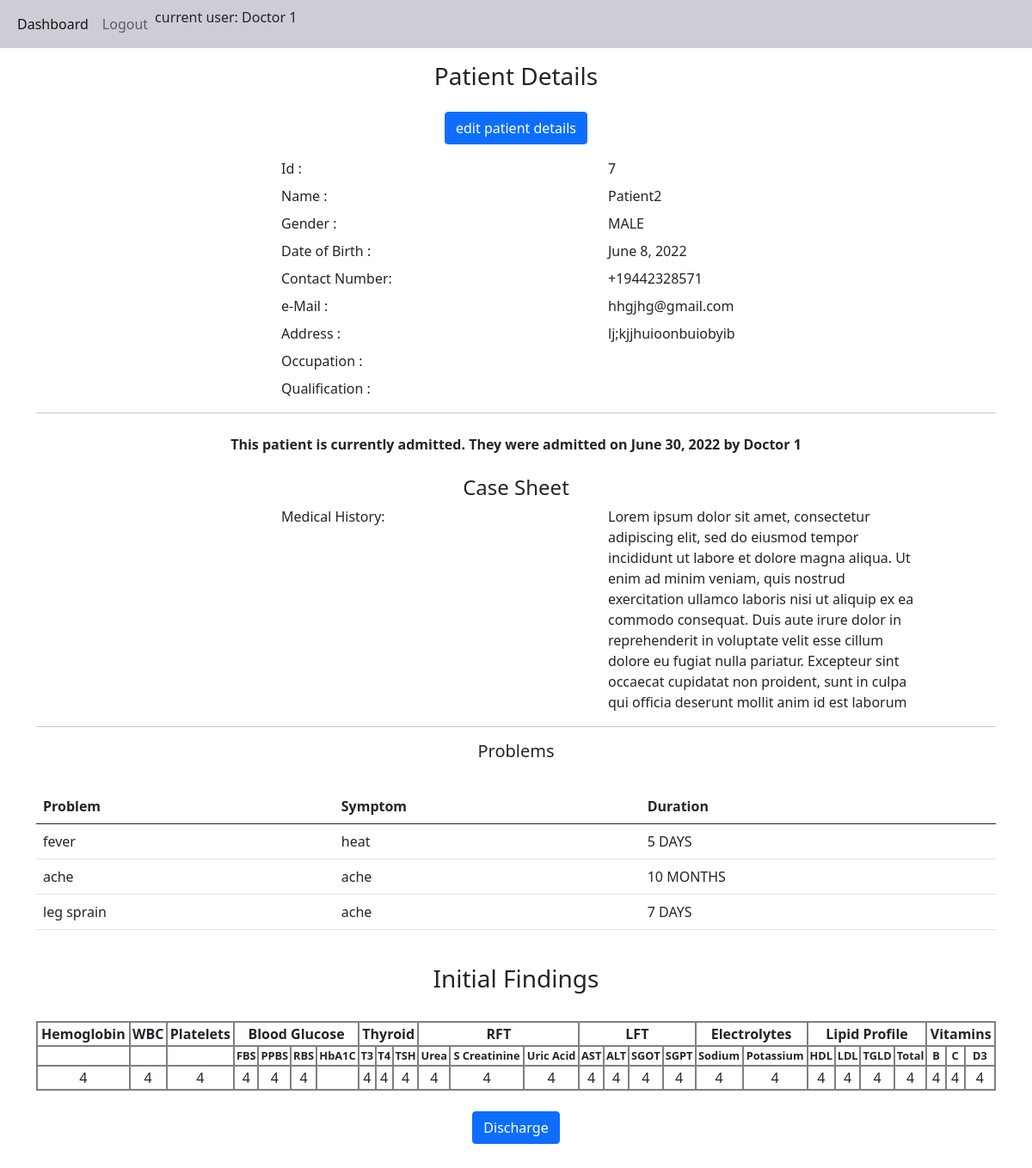
/patients/patient/7 (signed in), run on the app's committed database.
### patients/models.py (models this page shows, shortened)
class PatientDetail(models.Model):
    MALE = 'MALE'
    FEMALE = 'FEMALE'
    GENDER_CHOICES = [
        (MALE, "Male"),
        (FEMALE, "Female")
    ]
    patient_name = models.CharField(max_length=64)
    gender = models.CharField(max_length=8, choices=GENDER_CHOICES)
    date_of_birth = models.DateField()
    address = models.CharField(max_length=1024)
    contact_number = PhoneField(blank=False, null=False)
    email = models.EmailField(blank=True, null=True)
    qualification = models.CharField(max_length=32, blank=True)
    occupation = models.CharField(max_length=32, blank=True)
    def __str__(self):
        return self.patient_name
    def get_current_admission_detail(self):
        queryset = AdmissionDetail.objects.filter(patient=self).filter(discharge_detail=None)
        logger.debug(f'current admission details for user {self.patient_name} is {queryset}')
        if len(queryset) != 0:
            logger.debug('inside')
            return queryset[0]
        return None
    def is_admitted(self):
        if self.get_current_admission_detail() is None:
            return False
        return True
    def get_previous_admission_details(self):
        queryset = AdmissionDetail.objects.filter(patient=self).exclude(discharge_detail=None)
        logger.debug(f'previous admission details for user {self.patient_name} are {queryset}')
        if len(queryset) != 0:
            return queryset
        return None

class AdmissionDetail(models.Model):
    date_of_admission = models.DateField(default=datetime.date.today)
    doctor = models.ForeignKey(DoctorDetail, on_delete=models.DO_NOTHING, related_name='admission_detail')
    patient = models.ForeignKey(PatientDetail, on_delete=models.DO_NOTHING, related_name='admission_detail')
    def get_case_sheet(self):
        return CaseSheet.objects.get(admission_detail=self)
    def get_initial_findings(self):
        from vitals.models import InitialFindings
        initial_findings = None
        try:
            initial_findings = InitialFindings.objects.get(admission_detail=self)
        except InitialFindings.DoesNotExist:
            pass
        return initial_findings

class CaseSheet(models.Model):
    date = models.DateField()
    medical_history = models.CharField(max_length=2**16)
    admission_detail = models.OneToOneField(AdmissionDetail, on_delete=models.DO_NOTHING,
                                            related_name='case_sheet', null=False, blank=False)
    def get_sicknesses(self):
        return Sickness.objects.filter(case_sheet=self)

class Sickness(models.Model):
    DAYS = "DAYS"
    WEEKS = "WEEKS"
    MONTHS = "MONTHS"
    YEARS = "YEARS"
    DURATION_CHOICES = [
        (DAYS, "Days"),
        (WEEKS, "Weeks"),
        (MONTHS, "Months"),
        (YEARS, "Years")
    ]
    problem = models.CharField(max_length=2**14, blank=False)
    symptoms = models.CharField(max_length=2**14, blank=False)
    duration = models.IntegerField()
    duration_type = models.CharField(max_length=8, choices=DURATION_CHOICES)
    case_sheet = models.ForeignKey(CaseSheet, on_delete=models.DO_NOTHING)

### doctors/models.py (models this page shows, shortened)
class DoctorDetail(models.Model):
    auth_user = models.ForeignKey(User, on_delete=models.DO_NOTHING, related_name='doctor_detail')
    qualification = models.CharField(max_length=16)
    def __str__(self):
        return self.auth_user.first_name

### vitals/models.py (models this page shows)
class InitialFindings(models.Model):
    date = models.DateField(default=datetime.date.today)
    hemoglobin = models.IntegerField()
    wbc = models.IntegerField()
    platelets = models.IntegerField()
    blood_glucose = models.OneToOneField(BloodGlucose, on_delete=models.DO_NOTHING)
    thyroid = models.OneToOneField(Thyroid, on_delete=models.DO_NOTHING)
    rft = models.OneToOneField(RenalFunctionTest, on_delete=models.DO_NOTHING)
    lft = models.OneToOneField(LiverFunctionTest, on_delete=models.DO_NOTHING)
    electrolytes = models.OneToOneField(Electrolytes, on_delete=models.DO_NOTHING)
    lipid_profile = models.OneToOneField(LipidProfile, on_delete=models.DO_NOTHING)
    vitamin = models.OneToOneField(Vitamin, on_delete=models.DO_NOTHING)
    admission_detail = models.OneToOneField(AdmissionDetail, on_delete=models.DO_NOTHING, related_name='initial_findings')

class BloodGlucose(models.Model):
    fbs = models.IntegerField()
    ppbs = models.IntegerField()
    rbs = models.IntegerField()
    hba1c = models.IntegerField()

class Thyroid(models.Model):
    t3 = models.IntegerField()
    t4 = models.IntegerField()
    tsh = models.IntegerField()

class RenalFunctionTest(models.Model):
    urea = models.IntegerField()
    s_creatinine = models.IntegerField()
    uric_acid = models.IntegerField()

class LiverFunctionTest(models.Model):
    ast = models.IntegerField()
    alt = models.IntegerField()
    sgot = models.IntegerField()
    sgpt = models.IntegerField()

class Electrolytes(models.Model):
    sodium = models.IntegerField()
    potassium = models.IntegerField()

class LipidProfile(models.Model):
    hdl = models.IntegerField()
    ldl = models.IntegerField()
    tgld = models.IntegerField()
    total = models.IntegerField()

class Vitamin(models.Model):
    vitamin_b = models.IntegerField()
    vitamin_c = models.IntegerField()
    vitamin_d3 = models.IntegerField()

### patients/views.py (the view, shortened to what this page needs)
# urls.py: path('patient/<pk>', PatientDetailView.as_view(), name='patient-detail-view'),
class PatientDetailView(DetailView):
    model = PatientDetail
    template_name = 'patients/patient.html'
    def get_context_data(self, **kwargs):
        context = super(PatientDetailView, self).get_context_data()
        patient: PatientDetail = kwargs.get('object')
        logger.debug(f'patient to be viewed is {patient}')
        if patient.is_admitted():
            current_admission_detail: AdmissionDetail = self.object.get_current_admission_detail()
            logger.debug(f'current admission detail {self.object.get_current_admission_detail()}')
            context['current_admission_detail'] = current_admission_detail
            case_sheet: CaseSheet = current_admission_detail.get_case_sheet()
            context['case_sheet'] = case_sheet
            sicknesses = case_sheet.get_sicknesses()
            context['sicknesses'] = sicknesses
            initial_findings = current_admission_detail.get_initial_findings()
            logger.debug(f'initial findings {initial_findings}')
            context['initial_findings'] = initial_findings
        previous_admission_details = patient.get_previous_admission_details()
        return context

### patients/templates/patients/patient.html (shortened to what this page needs)
{% extends "base.html" %}
{% block content %}
    <div class="container">
        <div class="row">
            <div class="col-12 mt-3 mb-3 h3 text-center">Patient Details</div>
        </div>
        <div class="row">
            <div class="col-lg-12 mt-2 mb-2  text-center">
                <a href="{% url 'update-patient' pk=object.id %}"><button class="btn btn-primary">edit patient details</button></a>
            </div>
        </div>
        <div class="row mt-2">
            <div class="offset-lg-3 col-4">Id : </div>
            <div class="col-4">{{ object.id }}</div>
        </div>
        <div class="row mt-2">
            <div class="offset-lg-3 col-4">Name : </div>
            <div class="col-4">{{ object.patient_name }}</div>
        </div>
        <div class="row mt-2">
            <div class="offset-lg-3 col-4">Gender : </div>
            <div class="col-4">{{ object.gender }}</div>
        </div>
        <div class="row mt-2">
            <div class="offset-lg-3 col-4">Date of Birth : </div>
            <div class="col-4">{{ object.date_of_birth }}</div>
        </div>
        <div class="row mt-2">
            <div class="offset-lg-3 col-4">Contact Number: </div>
            <div class="col-4">{{ object.contact_number }}</div>
        </div>
        <div class="row mt-2">
            <div class="offset-lg-3 col-4">e-Mail : </div>
            <div class="col-4">{{ object.email }}</div>
        </div>
        <div class="row mt-2">
            <div class="offset-lg-3 col-4">Address : </div>
            <div class="col-4">{{ object.address }}</div>
        </div>
        <div class="row mt-2">
            <div class="offset-lg-3 col-4">Occupation : </div>
            <div class="col-4">{{ object.occupation }}</div>
        </div>
        <div class="row mt-2">
            <div class="offset-lg-3 col-4">Qualification : </div>
            <div class="col-4">{{ object.qualification }}</div>
        </div>
        <hr>
        {% if current_admission_detail != None %}
            <div class="row mt-4">
                <div class="col-12 text-center fw-bold">This patient is currently admitted. They were admitted on
                    {{ current_admission_detail.date_of_admission }} by {{ current_admission_detail.doctor }}
                </div>
            </div>
            {% include 'patients/case_sheet_display.html' %}
            {% if current_admission_detail.initial_findings %}
                {% include 'vitals/initial_findings_details.html' %}
            {% endif %}
            <div class="row mt-4 mb-4">
                <div class="col-12 text-center">
                    <a href="{% url 'discharge-patient' %}?admission_id={{ current_admission_detail.id }}"><button class="btn btn-primary">Discharge</button></a>
                </div>
            </div>
        {% else %}
            <div class="row mt-4">
                <div class="col-lg-12 text-center">
                    <a href="{% url 'admit-existing-patient'%}?id={{ object.id }}"><button class="btn btn-primary">Admit Patient</button></a>
                </div>
            </div>
        {% endif %}
    </div>
{% endblock %}

### templates/base.html (shortened to what this page needs)
<!DOCTYPE html>
<html lang="en">
<head>
    <link rel="stylesheet" href="/static/bootstrap-5/css/bootstrap.min.css">
    <link rel="stylesheet" href="/static/css/base.css">
</head>
<body>
<nav id="asir-bhavan-navbar" class="navbar navbar-expand-lg navbar-light bg-light">
    <div class="container-fluid">
        <ul class="navbar-nav">
            {% if user.is_authenticated %}
            <li class="nav-item">
                <a class="nav-link active" href="{% url "dashboard" %}">Dashboard</a>
            </li>
            <li class="nav-item">
                <a class="nav-link" href="{% url "logout" %}">Logout</a>
            </li>
            <li class="nav-item">
                <p>current user: {{ user.first_name }}</p>
            </li>
            {% else %}
            <li class="nav-item">
                <a class="nav-link" href="{% url "login" %}">Login</a>
            </li>
            {% endif %}
        </ul>
    </div>
</nav>
{% block content %}
{% endblock %}
</body>
</html>

### patients/templates/patients/case_sheet_display.html
<div class="row mt-4">
    <div class="col-lg-12 h4 text-center">Case Sheet</div>
</div>
<div id="case-sheet-container" class="row">
    <div class="offset-lg-3 col-lg-4 ">
        Medical History:
    </div>
    <div class="col-lg-4">
        {{ case_sheet.medical_history }}
    </div>
</div>
<hr>
<div class="row mt-3 mb-3">
    <div class="col-lg-12 text-center h5">Problems</div>
</div>
<div class="row mt-4">
    <div class="col-lg-12">
        <table class="table">
            <thead>
                <th scope="col">Problem</th>
                <th scope="col">Symptom</th>
                <th scope="col">Duration</th>
            </thead>
            <tbody>
                {% for sickness in sicknesses %}
                <tr>
                    <td>{{ sickness.problem }}</td>
                    <td>{{ sickness.symptoms }}</td>
                    <td>{{ sickness.duration }} {{ sickness.duration_type }}</td>
                </tr>
                {% endfor %}
            </tbody>
        </table>
    </div>
</div>

### vitals/templates/vitals/initial_findings_details.html (shortened to what this page needs)
    <head>
    </head>
<div class="row mt-4 mb-4">
    <div class="col-lg-12 text-center h3">Initial Findings</div>
</div>
<div class="row mt-4">
    <div class="col-lg-12">
        <table class="if_table">
            <thead>
                <th scope="col" rowspan="2">Hemoglobin</th>
                <th scope="col" rowspan="2">WBC</th>
                <th scope="col" rowspan="2">Platelets</th>
                <th colspan="4" scope="col">Blood Glucose</th>
                <th colspan="3" scope="col">Thyroid</th>
                <th colspan="3" scope="col">RFT</th>
                <th colspan="4" scope="col">LFT</th>
                <th colspan="2" scope="col">Electrolytes</th>
                <th colspan="4" scope="col">Lipid Profile</th>
                <th colspan="3" scope="col">Vitamins</th>
            </thead>
            <thead class="subheading">
                <th scope="col"></th>
                <th scope="col"></th>
                <th scope="col"></th>
                <th scope="col">FBS</th>
                <th scope="col">PPBS</th>
                <th scope="col">RBS</th>
                <th scope="col">HbA1C</th>
                <th scope="col">T3</th>
                <th scope="col">T4</th>
                <th scope="col">TSH</th>
                <th scope="col">Urea</th>
                <th scope="col">S Creatinine</th>
                <th scope="col">Uric Acid</th>
                <th scope="col">AST</th>
                <th scope="col">ALT</th>
                <th scope="col">SGOT</th>
                <th scope="col">SGPT</th>
                <th scope="col">Sodium</th>
                <th scope="col">Potassium</th>
                <th scope="col">HDL</th>
                <th scope="col">LDL</th>
                <th scope="col">TGLD</th>
                <th scope="col">Total</th>
                <th scope="col">B</th>
                <th scope="col">C</th>
                <th scope="col">D3</th>
            </thead>
            <tbody>
                <tr>
                    <td>{{ initial_findings.hemoglobin }}</td>
                    <td>{{ initial_findings.wbc }}</td>
                    <td>{{ initial_findings.platelets }}</td>
                    <td>{{ initial_findings.blood_glucose.fbs }}</td>
                    <td>{{ initial_findings.blood_glucose.ppbs }}</td>
                    <td>{{ initial_findings.blood_glucose.rbs }}</td>
                    <td>{{ initial_findings.blood_glucose.hb1ac }}</td>
                    <td>{{ initial_findings.thyroid.t3 }}</td>
                    <td>{{ initial_findings.thyroid.t4 }}</td>
                    <td>{{ initial_findings.thyroid.tsh }}</td>
                    <td>{{ initial_findings.rft.urea }}</td>
                    <td>{{ initial_findings.rft.s_creatinine }}</td>
                    <td>{{ initial_findings.rft.uric_acid }}</td>
                    <td>{{ initial_findings.lft.ast }}</td>
                    <td>{{ initial_findings.lft.alt }}</td>
                    <td>{{ initial_findings.lft.sgot }}</td>
                    <td>{{ initial_findings.lft.sgpt }}</td>
                    <td>{{ initial_findings.electrolytes.sodium }}</td>
                    <td>{{ initial_findings.electrolytes.potassium }}</td>
                    <td>{{ initial_findings.lipid_profile.hdl }}</td>
                    <td>{{ initial_findings.lipid_profile.ldl }}</td>
                    <td>{{ initial_findings.lipid_profile.tgld }}</td>
                    <td>{{ initial_findings.lipid_profile.total }}</td>
                    <td>{{ initial_findings.vitamin.vitamin_b }}</td>
                    <td>{{ initial_findings.vitamin.vitamin_c }}</td>
                    <td>{{ initial_findings.vitamin.vitamin_d3 }}</td>
                </tr>
            </tbody>
        </table>
    </div>
</div>

### static/css/base.css (style rules this page uses)
.nav-link { cursor: pointer; }
#asir-bhavan-navbar { background-color: #ceccd5 !important; }

### vitals/templates/vitals/initial_findings_details.html (style rules this page uses)
.subheading { font-size: 0.8rem; }
table.if_table tbody tr td, table.if_table thead tr th, table.if_table thead { border-left: 2px solid gray; border-right: 2px solid gray; border-top: 2px solid gray; border-bottom: 2px solid gray; }
.if_table { width: 100%; }
.if_table td, .if_table th { text-align: center; }

### data on the page
PatientDetail: id "7", patient_name "Patient2", gender "MALE", date_of_birth "June 8, 2022", contact_number "+19442328571", email "hhgjhg@gmail.com", address "lj;kjjhuioonbuiobyib"
AdmissionDetail: date_of_admission "June 30, 2022", doctor "Doctor 1"
CaseSheet: medical_history "Lorem ipsum dolor sit amet, consectetur adipiscing elit, sed do eiusmod tempor incididunt ut labore et dolore magna aliqua. Ut enim ad minim veniam, quis nostrud exercitation ullamco laboris nisi ut aliquip ex ea commodo consequat. Duis aute irure dolor in reprehenderit in voluptate velit esse cillum dolore eu fugiat nulla pariatur. Excepteur sint occaecat cupidatat non proident, sunt in culpa qui officia deserunt mollit anim id est laborum"
Sickness: problem "fever", symptoms "heat", duration "5", duration_type "DAYS"
Sickness: problem "ache", symptoms "ache", duration "10", duration_type "MONTHS"
Sickness: problem "leg sprain", symptoms "ache", duration "7", duration_type "DAYS"
InitialFindings: hemoglobin "4", wbc "4", platelets "4", blood_glucose.fbs "4", blood_glucose.ppbs "4", blood_glucose.rbs "4", thyroid.t3 "4", thyroid.t4 "4", thyroid.tsh "4", rft.urea "4", rft.s_creatinine "4", rft.uric_acid "4", lft.ast "4", lft.alt "4", lft.sgot "4", lft.sgpt "4", electrolytes.sodium "4", electrolytes.potassium "4", lipid_profile.hdl "4", lipid_profile.ldl "4", lipid_profile.tgld "4", lipid_profile.total "4", vitamin.vitamin_b "4", vitamin.vitamin_c "4", vitamin.vitamin_d3 "4"

### other printed values
{{ user.first_name }} "Doctor 1"
